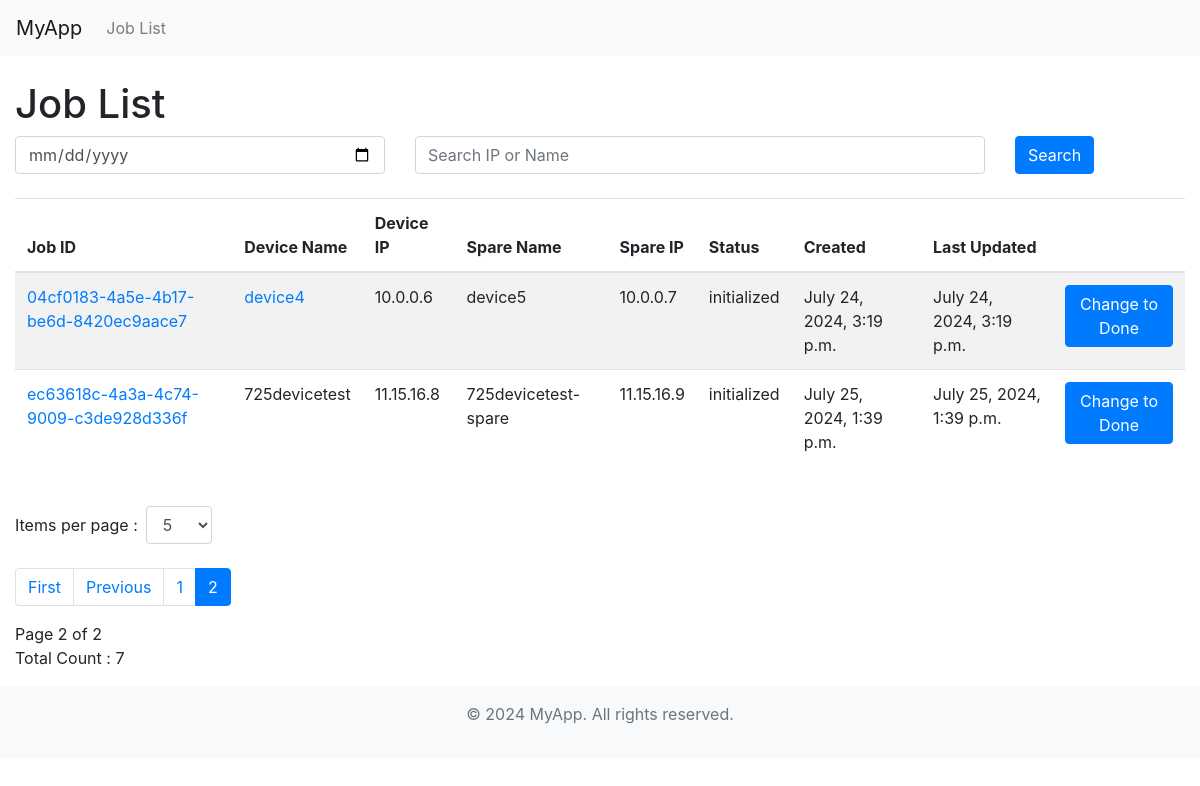
/jobapp/jobs/?page=2&paginate_by=5, run on the app's committed database.
### jobapp/models.py (models this page shows)
class Job(models.Model):
    job_id = models.UUIDField(default=uuid.uuid4, editable=False, primary_key=True)
    device_name = models.CharField(max_length=255)
    device_ip = models.GenericIPAddressField()
    spare_name = models.CharField(max_length=255)
    spare_ip = models.GenericIPAddressField()
    status = models.CharField(max_length=50)
    created = models.DateTimeField(auto_now_add=True)
    last_updated = models.DateTimeField(auto_now=True)

### jobapp/views.py (the view, shortened to what this page needs)
# urls.py: path('jobs/', views.JobListView.as_view(), name='job_list'),
class JobListView(ListView):
    model = Job
    template_name = 'jobapp/job_list.html'
    context_object_name = 'jobs'
    paginate_by = 5
    def get_queryset(self):
        queryset = super().get_queryset()
        last_updated_query = self.request.GET.get('last_updated')
        search_query = self.request.GET.get('search')
        return queryset
    def get_paginate_by(self, queryset):
        paginate_by = self.request.GET.get('paginate_by', self.paginate_by)
        try:
            return int(paginate_by)
        except (TypeError, ValueError):
            return self.paginate_by
    def get_context_data(self, **kwargs):
        context = super().get_context_data(**kwargs)
        queryset = self.get_queryset()
        switchs_id = {}
        for job in queryset:
            device = Device.objects.filter(name=job.device_name).first()
            spare_device = Device.objects.filter(name=job.spare_name).first()
            switchs_id[job.job_id] = {
                'device_id': device.id if device else None,
                'spare_device_id': spare_device.id if spare_device else None
            }
        context['switchs_id'] = switchs_id
        context['paginate_by'] = self.get_paginate_by(self.get_queryset())
        context['search_query'] = self.request.GET.get('search', '')
        context['last_updated_query'] = self.request.GET.get('last_updated', '')
        context['total_count'] = queryset.count()
        return context

### jobapp/templatetags/dict_extras.py (called while the page is built)
@register.filter
def get_item(dictionary, key):
    return dictionary.get(key)

### jobapp/templates/jobapp/job_list.html (shortened to what this page needs)
{% extends 'base.html' %}
{% load dict_extras %}
{% block content %}
    <h1>Job List</h1>
    <form method="get" action="">
        <div class="form-group row">
            <div class="col-md-4">
                <input type="date" class="form-control" name="last_updated" id="last_updated" value="{{ last_updated_query }}">
            </div>
            <div class="col-md-6">
                <input type="text" class="form-control" name="search" id="search" value="{{ search_query }}" placeholder="Search IP or Name">
            </div>
            <div class="col-md-2">
                <button type="submit" class="btn btn-primary">Search</button>
            </div>
        </div>
    </form>
    <div class="mt-4 table-responsive">
        <table class="table table-striped">
            <thead>
                <tr>
                    <th>Job ID</th>
                    <th>Device Name</th>
                    <th>Device IP</th>
                    <th>Spare Name</th>
                    <th>Spare IP</th>
                    <th>Status</th>
                    <th>Created</th>
                    <th>Last Updated</th>
                    <th></th>
                </tr>
            </thead>
            <tbody>
                {% for job in jobs %}
                <tr>
                    <td><a href="{% url 'jobs:joblog_list' job.job_id %}">{{ job.job_id }}</a></td>
                    <td>
                        {% with switchs_id|get_item:job.job_id as switch_info %}
                            {% if switch_info.device_id %}
                                <a href="{% url 'jobs:device_detail' switch_info.device_id %}">{{ job.device_name }}</a>
                            {% else %}
                                {{ job.device_name }}
                            {% endif %}
                        {% endwith %}
                    </td>
                    <td>{{ job.device_ip }}</td>
                    <td>
                        {% with switchs_id|get_item:job.job_id as switch_info %}
                            {% if switch_info.spare_device_id %}
                                <a href="{% url 'jobs:device_detail' id=switch_info.spare_device_id %}">{{ job.spare_name }}</a>
                            {% else %}
                                {{ job.spare_name }}
                            {% endif %}
                        {% endwith %}
                    </td>
                    <td>{{ job.spare_ip }}</td>
                    <td>{{ job.status }}</td>
                    <td>{{ job.created }}</td>
                    <td>{{ job.last_updated }}</td>
                    <td>
                        {% if job.status != 'complete' %}
                            <a href="{% url 'jobs:confirm_job_complete' job.job_id %}" class="btn btn-primary">Change to Done</a>
                        {% else %}
                            <button class="btn btn-light">Done</button>
                        {% endif %}
                    </td>
                </tr>
                {% empty %}
                <tr>
                    <td colspan="7">No jobs found.</td>
                </tr>
                {% endfor %}
            </tbody>
        </table>
    </div>
    <div class="mt-4">
        <form method="get" action="" class="form-inline">
            <label class="mr-2"  for="paginate_by">Items per page : </label>
            <select name="paginate_by" id="paginate_by" class="form-control mr-2" onchange="this.form.submit()">
                <option value="5" {% if paginate_by == 5 %}selected{% endif %}>5</option>
            </select>
        </form>
        <br>
        <ul class="pagination">
            {% if page_obj.has_previous %}
                <li class="page-item">
                    <a class="page-link" href="?{% if last_updated_query %}last_updated={{ last_updated_query }}&{% endif %}{% if search_query %}search={{ search_query }}&{% endif %}page=1&paginate_by={{ paginate_by }}">First</a>
                </li>
                <li class="page-item">
                    <a class="page-link" href="?page={{ page_obj.previous_page_number }}&paginate_by={{ paginate_by }}">Previous</a>
                </li>
            {% endif %}
            {% for num in page_obj.paginator.page_range %}
                {% if num == page_obj.number %}
                    <li class="page-item active" aria-current="page">
                        <span class="page-link">{{ num }}</span>
                    </li>
                {% else %}
                    <li class="page-item">
                        <a class="page-link" href="?page={{ num }}&paginate_by={{ paginate_by }}">{{ num }}</a>
                    </li>
                {% endif %}
            {% endfor %}
        </ul>
        <span>Page {{ page_obj.number }} of {{ page_obj.paginator.num_pages }}</span>
        <p>Total Count : {{ total_count }}</p>
    </div>
{% endblock %}

### data on the page
Job: job_id "04cf0183-4a5e-4b17-be6d-8420ec9aace7", device_name "device4", device_ip "10.0.0.6", spare_name "device5", spare_ip "10.0.0.7", status "initialized", created "July 24, 2024, 3:19 p.m.", last_updated "July 24, 2024, 3:19 p.m.", shows "Change to Done"
Job: job_id "ec63618c-4a3a-4c74-9009-c3de928d336f", device_name "725devicetest", device_ip "11.15.16.8", spare_name "725devicetest-spare", spare_ip "11.15.16.9", status "initialized", created "July 25, 2024, 1:39 p.m.", last_updated "July 25, 2024, 1:39 p.m.", shows "Change to Done"

### other printed values
{{ num }} "1"
{{ num }} "2"
{{ page_obj.number }} "2"
{{ page_obj.paginator.num_pages }} "2"
{{ total_count }} "7"
